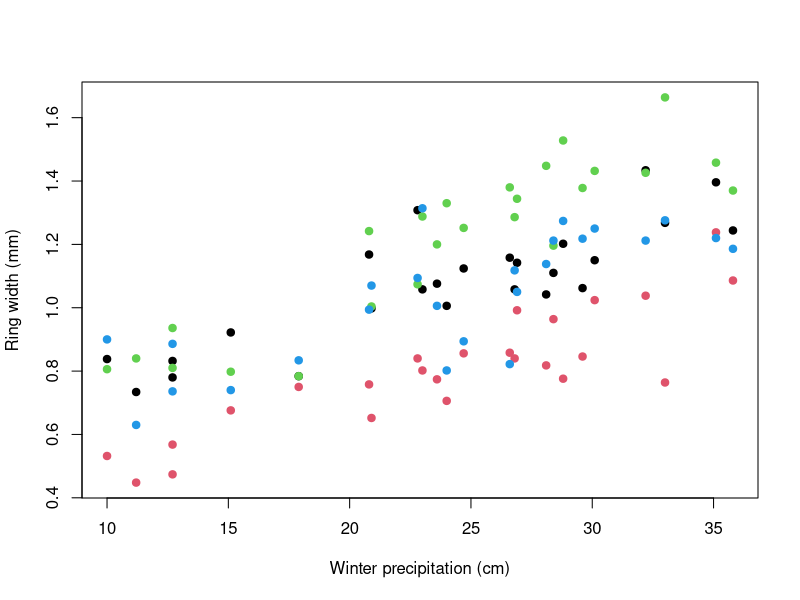

Here is the R script that generated this plot:

#  NRES 746, Week 11: linear models as likelihoods, linear algebra, modeling variance =========
#  R demos only; sections match the Week 11 web page. Needs mvtnorm, lme4.

# STANDARD STATISTICS AS LIKELIHOOD MODELS ============================================

rm(list = ls())

# 3. One model behind lm() ------------------------------------------------------------

# pinyon ring widths (mm): 4 stands x 5 trees x 25 years; simulated
set.seed(21)
years <- 1996:2020
n_yr <- length(years)
precip <- round(rgamma(n_yr, shape = 9, scale = 22 / 9), 1)   # winter precipitation (cm)
stand_eff <- rnorm(4, 0, 0.12)
ar_dev <- matrix(0, 4, n_yr)            # shared year-to-year deviations within each stand
for (j in 1:4) {
  ar_dev[j, 1] <- rnorm(1, 0, 0.08 / sqrt(1 - 0.6^2))
  for (t in 2:n_yr) ar_dev[j, t] <- 0.6 * ar_dev[j, t - 1] + rnorm(1, 0, 0.08)
}
rings <- expand.grid(year = years, tree = 1:5, stand = LETTERS[1:4])
rings$tree_id <- paste0(rings$stand, rings$tree)
tree_eff <- setNames(rnorm(20, 0, 0.1), unique(rings$tree_id))
j <- match(rings$stand, LETTERS)
t <- match(rings$year, years)
rings$precip <- precip[t]
rings$width <- round(0.35 + stand_eff[j] + tree_eff[rings$tree_id] + 0.025 * rings$precip +
                       ar_dev[cbind(j, t)] + rnorm(nrow(rings), 0, 0.1), 2)

# stand chronologies: mean of the 5 trees in each stand and year
chron <- aggregate(width ~ stand + year + precip, data = rings, FUN = mean)
chron <- chron[order(chron$stand, chron$year), ]
head(chron)

plot(width ~ precip, data = chron, col = as.integer(factor(chron$stand)), pch = 19,
     xlab = "Winter precipitation (cm)", ylab = "Ring width (mm)")

# ANCOVA: one intercept per stand (a[1:4]), shared slope b; sigma on the log scale
nll_ancova <- function(par, dat) {
  a <- par[1:4]
  b <- par[5]
  sigma <- exp(par[6])
  mu <- a[as.integer(dat$stand)] + b * dat$precip
  -sum(dnorm(dat$width, mu, sigma, log = TRUE))
}
chron$stand <- factor(chron$stand)
fit_ancova <- optim(c(rep(0.5, 4), 0, log(0.1)), nll_ancova, dat = chron,
                    method = "BFGS", control = list(maxit = 1000))
fit_lm <- lm(width ~ 0 + stand + precip, data = chron)   # 0 + : one intercept per stand

cbind(optim = fit_ancova$par[1:5], lm = coef(fit_lm))
c(optim = exp(fit_ancova$par[6]), lm = summary(fit_lm)$sigma)   # MLE divides by n; lm by n - 5

# classic ANCOVA tests: F-tests between nested models
fit_precip <- lm(width ~ precip, data = chron)
fit_slopes <- lm(width ~ 0 + stand * precip, data = chron)   # one slope per stand
anova(fit_precip, fit_lm)    # do stands differ, given precipitation?
anova(fit_lm, fit_slopes)    # same precipitation slope in every stand?

#  [PAUSE] Each precipitation value is shared by all four stands in a year. Does that matter for independence?

# 4. The model matrix -----------------------------------------------------------------

rows_1996 <- chron$year == 1996
model.matrix(~ 0 + stand + precip, data = chron)[rows_1996, ]   # one column per stand
model.matrix(~ stand + precip, data = chron)[rows_1996, ]       # R's default coding
coef(lm(width ~ stand + precip, data = chron))

#  [PAUSE] In a model with an intercept, why can't R include indicator columns for all four stands?

# 5. Generalized linear models --------------------------------------------------------

tree_means <- aggregate(width ~ stand + tree_id, data = rings, FUN = mean)
set.seed(5)
tree_means$cones <- rpois(20, exp(-0.5 + 3 * tree_means$width))

# Poisson GLM by hand: log(mu) = a + b * width
nll_pois <- function(par) {
  -sum(dpois(tree_means$cones, exp(par[1] + par[2] * tree_means$width), log = TRUE))
}
fit_pois <- optim(c(0, 1), nll_pois, method = "BFGS")
fit_glm <- glm(cones ~ width, family = poisson, data = tree_means)
cbind(optim = fit_pois$par, glm = coef(fit_glm))

# Discussion: lag-1 correlation of ANCOVA residuals within stands
mean(sapply(split(resid(fit_lm), chron$stand), function(r) cor(r[-1], r[-length(r)])))

# Bonus: nonlinear least squares ------------------------------------------------------

fit_nls <- nls(width ~ a * precip / (b + precip), data = chron,
               start = list(a = 1.5, b = 20))
coef(fit_nls)


# LINEAR ALGEBRA FOR STATISTICS =======================================================

# 1. Vectors and matrices -------------------------------------------------------------

A <- matrix(c(2, 1, 0, 3, -1, 4), nrow = 2)
A
dim(A)
A[2, 3]     # row 2, column 3

# 2. Matrix multiplication ------------------------------------------------------------

X <- model.matrix(~ stand + precip, data = chron)
beta_hat <- coef(lm(width ~ stand + precip, data = chron))
mu_hat <- X %*% beta_hat               # 100 x 5 times 5 x 1 = 100 x 1
all.equal(as.vector(mu_hat), unname(fitted(lm(width ~ stand + precip, data = chron))))

# 3. Transpose, identity, and inverse -------------------------------------------------

# normal equations: t(X) X beta = t(X) y
XtX <- t(X) %*% X
XtX                                      # 5 x 5
beta_ne <- solve(XtX, t(X) %*% chron$width)   # solves XtX beta = Xty
cbind(normal_eq = as.vector(beta_ne), lm = beta_hat)

#  [PAUSE] Suppose X also had an indicator column for stand A. What would go wrong with solve(XtX)?

# 4. Determinant and quadratic form ---------------------------------------------------

# with V = sigma^2 I, the MVN is a product of univariate normals
library(mvtnorm)
r <- resid(fit_lm)
sigma_mle <- sqrt(mean(r^2))
c(sum_dnorm = sum(dnorm(r, 0, sigma_mle, log = TRUE)),
  dmvnorm = dmvnorm(r, rep(0, 100), sigma_mle^2 * diag(100), log = TRUE))

# 5. Valid covariance matrices --------------------------------------------------------

V_ok <- matrix(c(4, 1, 1, 2), 2)       # variances 4 and 2, covariance 1
eigen(V_ok)$values                     # all positive: positive definite


# MODELING VARIANCE: RANDOM EFFECTS AND AUTOCORRELATION ===============================

# 3. A random intercept ---------------------------------------------------------------

# V = sigma_b^2 Z Z^T + sigma^2 I: block diagonal, one 5 x 5 block per stand
y_tree <- tree_means$width
Z <- model.matrix(~ 0 + stand, data = tree_means)
ZZt <- Z %*% t(Z)
V_ri <- function(sigma_b, sigma) sigma_b^2 * ZZt + sigma^2 * diag(20)
V_ri(0.12, 0.1)[1:7, 1:7]     # first stand's block, and the start of the next

nll_ri <- function(par) {
  V <- V_ri(exp(par[2]), exp(par[3]))
  -dmvnorm(y_tree, rep(par[1], 20), V, log = TRUE)
}
fit_ri <- optim(c(mean(y_tree), log(0.1), log(0.1)), nll_ri, method = "BFGS")
c(mu = fit_ri$par[1], sigma_b = exp(fit_ri$par[2]), sigma = exp(fit_ri$par[3]))

library(lme4)
fit_lmer <- lmer(width ~ 1 + (1 | stand), data = tree_means, REML = FALSE)
fixef(fit_lmer)
as.data.frame(VarCorr(fit_lmer))[, c("grp", "sdcor")]

sb_hat <- exp(fit_ri$par[2])
s_hat <- exp(fit_ri$par[3])
sb_hat^2 / (sb_hat^2 + s_hat^2)       # intraclass correlation

#  [PAUSE] The among-stand SD comes from only four stands. How much would you trust it?

# 4. Autocorrelation and fitting --------------------------------------------------------

# AR(1), why structured-variance models are harder to fit, and the combined
# random intercept + AR(1) bonus moved to CODE_Week12_MixedModels.R
